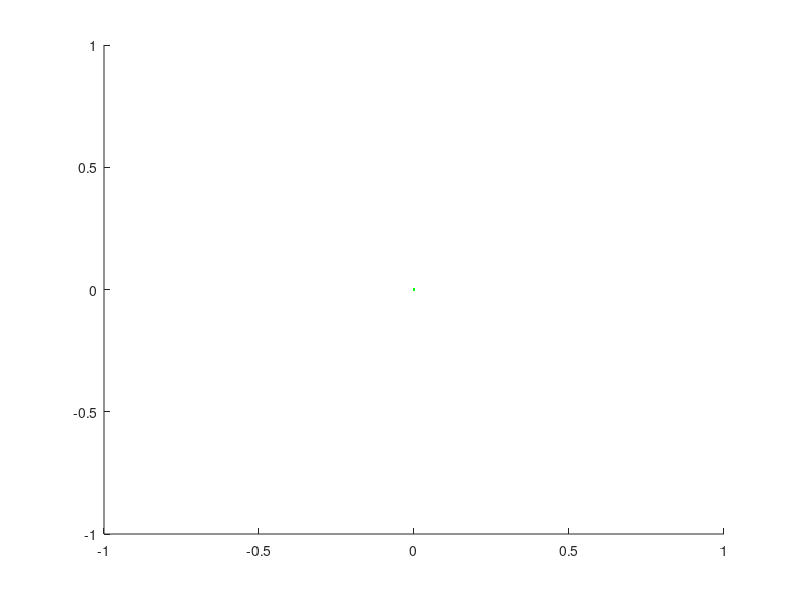

This figure's MATLAB source: (Note: this script raises an error after producing the figure.)
clc
clear all
close all

subs=[2:8; 23:29]';
blocksetup=[0 0 1;1 0 2; 1 1 3; 1 0 2; 0 0 1];
colors='brg';
markers={'-','-.','--'};

for k=2 %:7
    figure(k)
    clf
    hold on
    for kk=1:3
        plot(0,0,colors(kk))
    end
    
    for exnum=[2]
        S=subs(k,exnum);
        load(['./Data/output',num2str(S),'.mat'])
        for T=5:480
            B=floor(T/96)+1;
            if trials(T).targcat~=0
                t=trials(T).t-trials(T).t(1);
                inds=1:min(400,length(t));
                shand=sign(trials(T).yrot(inds,2));
                plot(t(inds),abs(trials(T).xrot(inds,2))-abs(trials(T).yrot(inds,2)),[colors(blocksetup(B,3)),'-'],'markersize',.001);
            end
        end
    end
end
%axis equal
legend('No forces','Forces','Forces+Intent')
ylabel('Hand-Intent, m')
xlabel('time, s')

